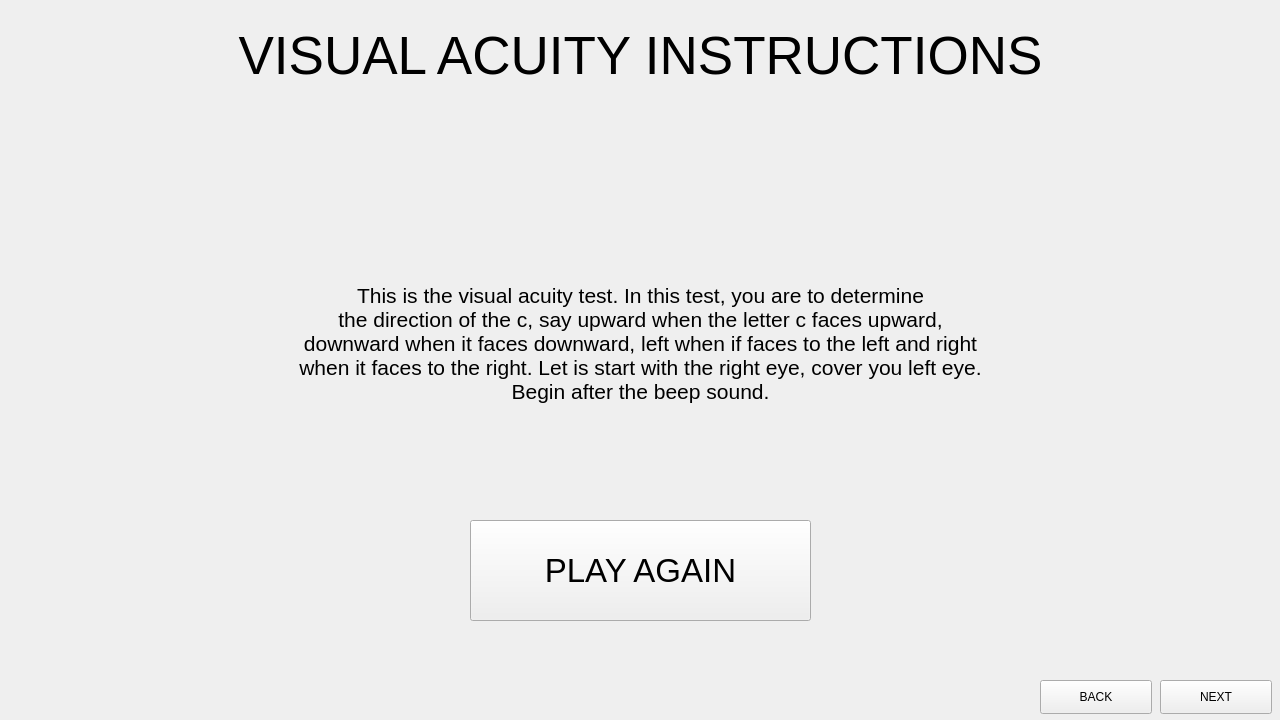
<?xml version="1.0" encoding="UTF-8"?>
<ui version="4.0">
 <class>MainWindow</class>
 <widget class="QMainWindow" name="MainWindow">
  <property name="geometry">
   <rect>
    <x>0</x>
    <y>0</y>
    <width>1280</width>
    <height>720</height>
   </rect>
  </property>
  <property name="windowTitle">
   <string>MainWindow</string>
  </property>
  <widget class="QWidget" name="centralwidget">
   <widget class="QLabel" name="label_9">
    <property name="geometry">
     <rect>
      <x>0</x>
      <y>0</y>
      <width>1281</width>
      <height>111</height>
     </rect>
    </property>
    <property name="font">
     <font>
      <pointsize>40</pointsize>
     </font>
    </property>
    <property name="text">
     <string>VISUAL ACUITY INSTRUCTIONS</string>
    </property>
    <property name="alignment">
     <set>Qt::AlignCenter</set>
    </property>
   </widget>
   <widget class="QLabel" name="label_10">
    <property name="geometry">
     <rect>
      <x>0</x>
      <y>110</y>
      <width>1281</width>
      <height>491</height>
     </rect>
    </property>
    <property name="font">
     <font>
      <pointsize>16</pointsize>
     </font>
    </property>
    <property name="text">
     <string>This is the visual acuity test. In this test, you are to determine
the direction of the c, say upward when the letter c faces upward,
downward when it faces downward, left when if faces to the left and right
when it faces to the right. Let is start with the right eye, cover you left eye.
Begin after the beep sound.
</string>
    </property>
    <property name="alignment">
     <set>Qt::AlignCenter</set>
    </property>
   </widget>
   <widget class="QPushButton" name="pushButton">
    <property name="geometry">
     <rect>
      <x>1160</x>
      <y>680</y>
      <width>112</width>
      <height>34</height>
     </rect>
    </property>
    <property name="text">
     <string>NEXT</string>
    </property>
   </widget>
   <widget class="QPushButton" name="pushButton_2">
    <property name="geometry">
     <rect>
      <x>1040</x>
      <y>680</y>
      <width>112</width>
      <height>34</height>
     </rect>
    </property>
    <property name="text">
     <string>BACK</string>
    </property>
   </widget>
   <widget class="QPushButton" name="pushButton_3">
    <property name="geometry">
     <rect>
      <x>470</x>
      <y>520</y>
      <width>341</width>
      <height>101</height>
     </rect>
    </property>
    <property name="font">
     <font>
      <pointsize>25</pointsize>
     </font>
    </property>
    <property name="text">
     <string>PLAY AGAIN</string>
    </property>
   </widget>
  </widget>
 </widget>
 <resources/>
 <connections/>
</ui>
